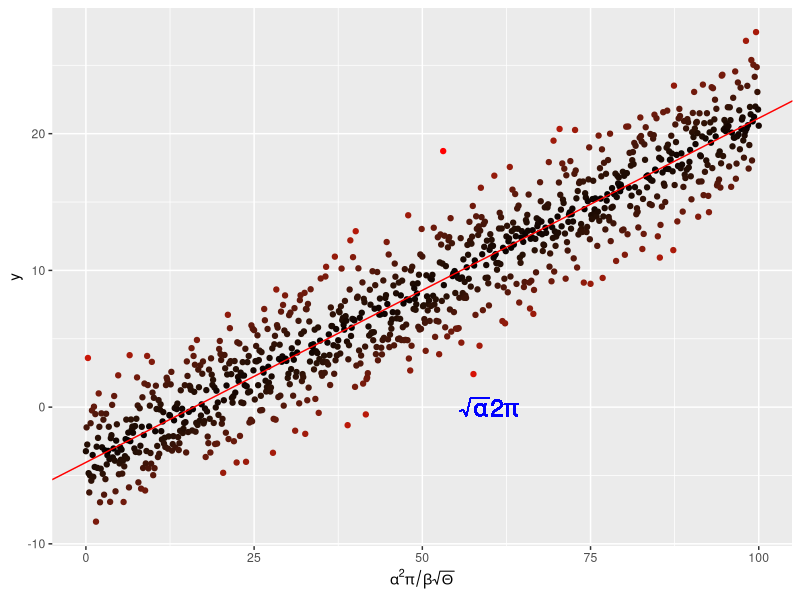
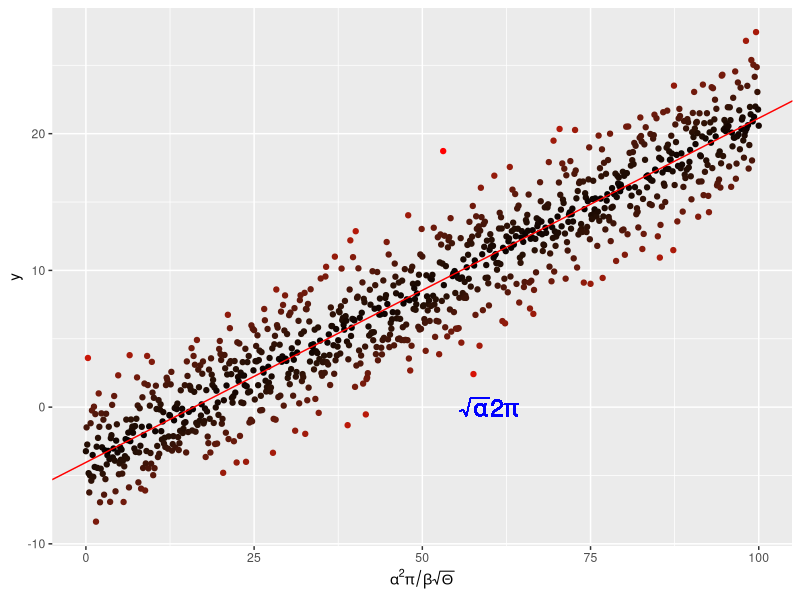

Source code (R) for these figures, in order:
#__author__ = 'Yibin.Li Yibin.Li24@imperial.ac.uk'
#__version__ = '0.0.1'

# Load the ggplot2 library for creating plots
library(ggplot2)

# Generate a sequence of values from 0 to 100 with an increment of 0.1
x <- seq(0, 100, by = 0.1)

# Generate the dependent variable 'y' based on a linear relationship with 'x',
# adding random noise using rnorm to simulate real-world variability.
y <- -4. + 0.25 * x + rnorm(length(x), mean = 0., sd = 2.5)

# Combine 'x' and 'y' into a dataframe for easy manipulation
my_data <- data.frame(x = x, y = y)

# Perform a linear regression to find the relationship between 'x' and 'y'
my_lm <- summary(lm(y ~ x, data = my_data))

# Plot the data points using ggplot2
# Color the points based on the absolute value of the residuals from the linear model
p <- ggplot(my_data, aes(x = x, 
                         y = y, 
                         colour = abs(my_lm$residual))) +
            geom_point() +  # Plot the data points
            scale_colour_gradient(low = "black", high = "red") +  # Gradient color from black to red based on residuals
            theme(legend.position = "none") +  # Remove the legend
            scale_x_continuous(expression(alpha^2 * pi / beta * sqrt(Theta))) # Label the x-axis with a mathematical expression
# Add the regression line to the plot
p <- p + geom_abline(intercept = my_lm$coefficients[1][1],  # Extract the intercept from the linear model
                     slope = my_lm$coefficients[2][1],      # Extract the slope from the linear model
                     colour = "red")  # Color the regression line red

# Add a mathematical annotation to the plot
p <- p + geom_text(aes(x = 60, 
                       y = 0, 
                       label = "sqrt(alpha) * 2* pi"),  # Define the position and content of the text
                       parse = TRUE,  # Parse the label as a mathematical expression
                       size = 6,  # Set the font size of the text
                       colour = "blue")# Color the text blue
  
# Display the plot
print(p)

# Save the plot to a PDF file
ggsave("../results/MyLinReg.pdf", plot = p)
